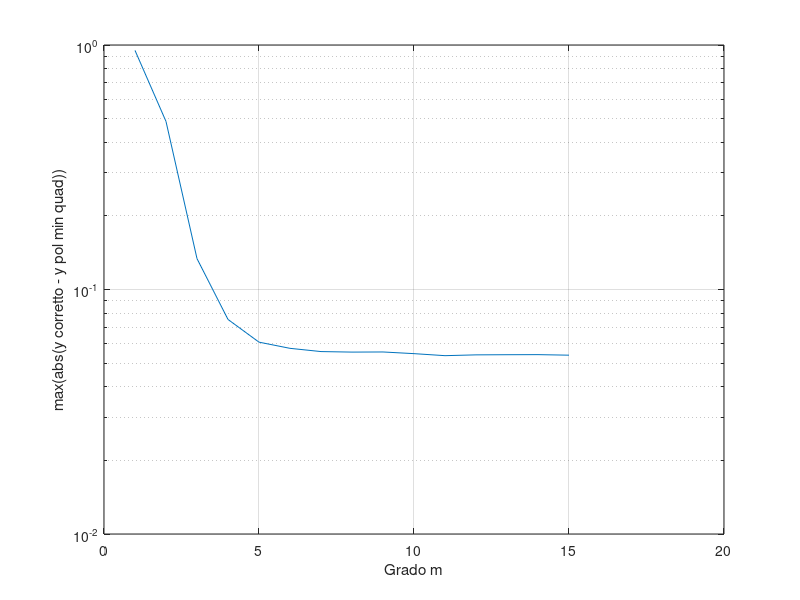

Source code (MATLAB):
f = @(x) sin(pi*x.*x);
fp = @(x) f(x)+(1e-1)*rand(size(x));
x = linspace(0,1,1e4+1)';
y = f(x);
yp = fp(x);

maxm = 15;

errors = ones(maxm,1);
VV = ones(1e4+1,maxm+1);
VV(:,2) = x;
for i=3:(maxm+1)
    VV(:,i) = VV(:,i-1).*VV(:,2);
end

for m=1:maxm
    V = VV(:,1:m+1);
    a = V\yp;
    z = V*a;
    errors(m) = max(abs(y-z));
end

semilogy(1:maxm,errors);
xlabel("Grado m");
ylabel("max(abs(y corretto - y pol min quad))");
grid on;